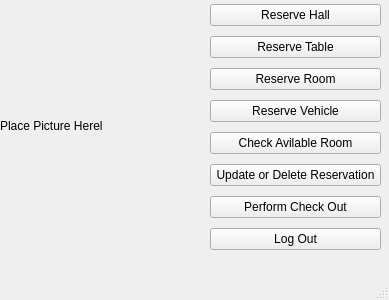
<?xml version="1.0" encoding="UTF-8"?>
<ui version="4.0">
 <class>Receptionist</class>
 <widget class="QMainWindow" name="Receptionist">
  <property name="geometry">
   <rect>
    <x>0</x>
    <y>0</y>
    <width>389</width>
    <height>300</height>
   </rect>
  </property>
  <property name="windowTitle">
   <string>MainWindow</string>
  </property>
  <widget class="QWidget" name="centralwidget">
   <widget class="QLabel" name="Pic_Label">
    <property name="geometry">
     <rect>
      <x>0</x>
      <y>0</y>
      <width>201</width>
      <height>251</height>
     </rect>
    </property>
    <property name="text">
     <string>Place Picture Herel</string>
    </property>
   </widget>
   <widget class="QWidget" name="layoutWidget">
    <property name="geometry">
     <rect>
      <x>210</x>
      <y>0</y>
      <width>171</width>
      <height>257</height>
     </rect>
    </property>
    <layout class="QVBoxLayout" name="verticalLayout">
     <item>
      <widget class="QPushButton" name="ReserveHall">
       <property name="text">
        <string>Reserve Hall</string>
       </property>
      </widget>
     </item>
     <item>
      <widget class="QPushButton" name="ReserveTable">
       <property name="text">
        <string>Reserve Table</string>
       </property>
      </widget>
     </item>
     <item>
      <widget class="QPushButton" name="ReserveRoom">
       <property name="text">
        <string>Reserve Room</string>
       </property>
      </widget>
     </item>
     <item>
      <widget class="QPushButton" name="ReserveVehicle">
       <property name="text">
        <string>Reserve Vehicle</string>
       </property>
      </widget>
     </item>
     <item>
      <widget class="QPushButton" name="CheckRoom">
       <property name="text">
        <string>Check Avilable Room</string>
       </property>
      </widget>
     </item>
     <item>
      <widget class="QPushButton" name="updateOrDelete">
       <property name="text">
        <string>Update or Delete Reservation</string>
       </property>
      </widget>
     </item>
     <item>
      <widget class="QPushButton" name="CheckOut">
       <property name="text">
        <string>Perform Check Out</string>
       </property>
      </widget>
     </item>
     <item>
      <widget class="QPushButton" name="LogOut">
       <property name="text">
        <string>Log Out</string>
       </property>
      </widget>
     </item>
    </layout>
   </widget>
  </widget>
  <widget class="QMenuBar" name="menubar">
   <property name="geometry">
    <rect>
     <x>0</x>
     <y>0</y>
     <width>389</width>
     <height>21</height>
    </rect>
   </property>
  </widget>
  <widget class="QStatusBar" name="statusbar"/>
 </widget>
 <resources/>
 <connections/>
</ui>
